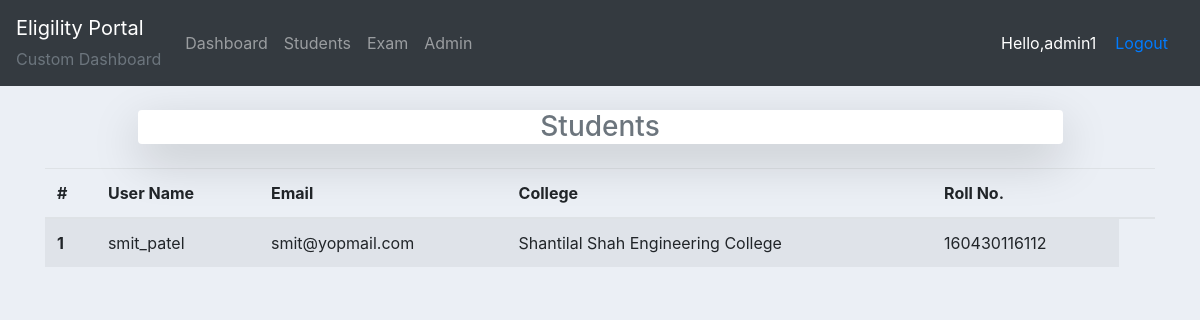
The app's page /adminapp/all-students-data/ (signed in) with its own data.
### exam/models.py (models this page shows)
class Student(models.Model):
    user = models.OneToOneField(User, on_delete=models.CASCADE)
    college = models.ForeignKey(College, on_delete=models.CASCADE, related_name='college')
    roll_no = models.CharField(max_length=15)

class College(models.Model):
    clg_name = models.CharField(max_length=300)
    def __str__(self):
        return self.clg_name

### exam/decorators.py (the view)
        def wrapper_func(request, *args,  **kwargs):
            group = None
            if request.user.groups.exists():
                group = request.user.groups.all()[0].name
            if group in allowed_roles:
                return view_func(request, *args, **kwargs)
            else:
                return HttpResponse('Not Allowed')

### adminapp/views.py (called while the page is built)
@login_required(login_url='adminapp:loginadmin/')
@allowed_users(allowed_roles=['admin'])
def allStudents(request):
    all_students = Student.objects.all()
    context = {'all_students':all_students}
    return render(request, 'adminapp/all_students.html', context)

### adminapp/templates/adminapp/all_students.html (shortened to what this page needs)
{% extends 'adminapp/main.html' %}
{% block content %}
<div class="container">
    <div class="colleges col-md-10 my-4 offset-md-1 shadow-lg bg-white rounded align-middle"><h3 class="head text-center text-muted align-middle">Students</h3></div>
    <table class="table table-striped">
        <thead>
          <tr>
            <th scope="col">#</th>
            <th scope="col">User Name</th>
            <th scope="col">Email</th>
            <th scope="col">College</th>
            <th scope="col">Roll No.</th>
            <th></th>
          </tr>
        </thead>
        <tbody>
            {% if all_students %}
            {% for student in all_students %}
                <tr>
                    <th scope="row">{{ forloop.counter }}</th>
                    <td>{{student.user.username}}</td>
                    <td>{{student.user.email}}</td>
                    <td>{{student.college}}</td>
                    <td>{{student.roll_no}}</td>
                </tr>
            {% endfor %}
            {% endif %}
        </tbody>
      </table>
  </div>
{% endblock  %}

### adminapp/templates/adminapp/navbar.html (shortened to what this page needs)
{% load static %}
<nav class="navbar navbar-expand-lg navbar-dark bg-dark">
  <a class="navbar-brand" href="{% url 'adminapp:adminhome' %}">Eligility Portal
    <div class="text-muted"><small>Custom Dashboard</small></div>
  </a>
  <div class="collapse navbar-collapse" id="navbarNav">
    <ul class="navbar-nav">
      <li class="nav-item">
        <a class="nav-link" href="{% url 'adminapp:adminhome' %}">Dashboard</a>
      </li>
      <li class="nav-item">
        <a class="nav-link" href="{% url 'adminapp:all-students-data' %}">Students</a>
      </li>
      <li class="nav-item">
        <a class="nav-link" href="{% url 'adminapp:exam' %}">Exam</a>
      </li>
      <li class="nav-item">
        <a class="nav-link" href="{% url 'adminapp:adminuser' %}">Admin</a>
      </li>
    </ul>
  </div>
  <span id="user-mg">Hello,{{request.user}}</span>
  <span><a href="{% url 'adminapp:logoutadmin' %}" class="nav-link link-nav">Logout</a></span>
</nav>

### adminapp/static/adminapp/css/main.css (style rules this page uses)
body { background-color: #ebeff5; }

### adminapp/templates/adminapp/navbar.html (style rules this page uses)
#user-mg, #link-nav { color:#fff; margin-right: 3px; }

### records on screen
Student: user.username "smit_patel", user.email "smit@yopmail.com", college "Shantilal Shah Engineering College", roll_no "160430116112"

### other values on screen
{{ request.user }} "admin1"
